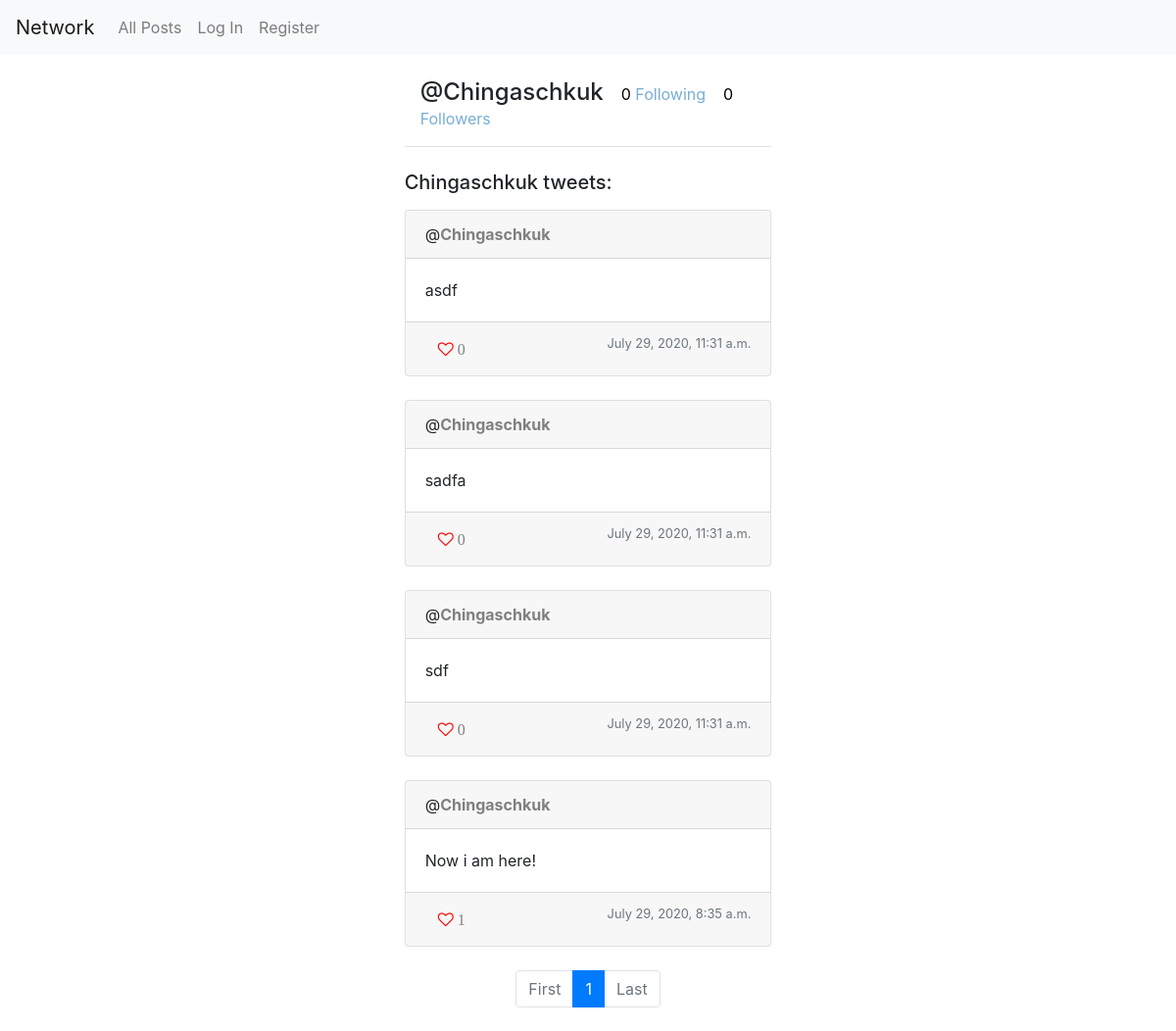
/user/6, run on an earlier commit of the app's database.
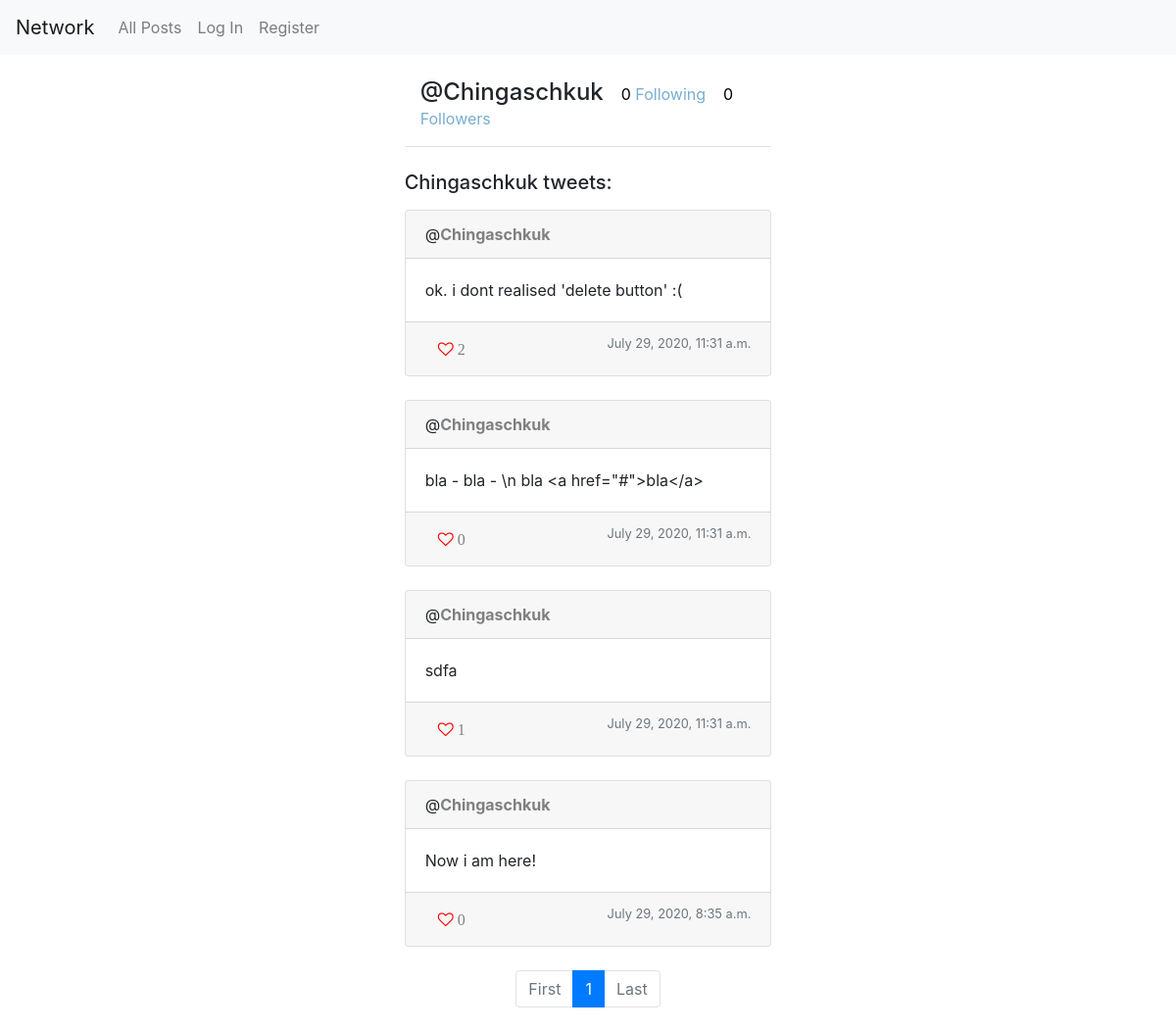
And on a later commit of the database.
### network/models.py (models this page shows, shortened)
class Tweet(models.Model):
    body = models.CharField(max_length=256)
    created_on = models.DateTimeField(auto_now_add=True)
    owner = models.ForeignKey(User, on_delete=models.CASCADE, related_name='tweets')
    likes = models.ManyToManyField(User, blank=True, related_name='favs')
    class Meta:
        ordering = ['-created_on']

class User(AbstractUser):
    folowing = models.ManyToManyField('User', blank=True, related_name='folowers')
    pass

### network/views.py (the view)
# urls.py: path("user/<str:user_id>", views.user_page, name="user"),
def user_page(request, user_id):
    user = get_object_or_404(User, pk=user_id)
    if user != request.user:
        form = None
    elif request.method == "POST":
        form = NewTweet(request.POST)
        if form.is_valid():
            Tweet.objects.create(owner=request.user, body=form.cleaned_data['body'])
            return HttpResponseRedirect(reverse("tweets:index", args=(user_id)))
    else:
        form = NewTweet()
    tweets = Tweet.objects.filter(owner=user_id)
    paginator = Paginator(tweets, 10)
    page_number = request.GET.get('page')
    tweets_on_page = paginator.get_page(page_number)
    return render(request, "network/index.html", {
            "form": form,
            "title": f"{user} tweets:",
            "userpage": user,
            "tweets_page": tweets_on_page
        })

### network/templates/network/index.html (shortened to what this page needs)
{% extends "network/layout.html" %}
{% load static %}
{% block body %}
  <div class="row justify-content-center p-2">
    <div class="col-12 col-sm-10 col-md-6 col-lg-4">
    {% if userpage is not None %}
      <div class="p-3 border-bottom" id="follows_block">
        <span class='h4'>@{{ userpage }}</span>
        <a href="{% url 'tweets:following' userpage.id %}" class="black_text">{{ userpage.folowing.all | length }}<span class='follow_text'> Following</span></a>
        <a href="#" class="black_text">{{ userpage.folowers.all | length }} <span class='follow_text'> Followers</span></a>
      </div>
    {% endif %}
    <div class="pt-4 pb-2">
        <h5 id="title_block">{{ title }}</h5>
    </div>
    {% for tweet in tweets_page %}
      <div class="row-justify pb-4">
        <div class="card">
          <div class="card-header">
            @<a href="{% url 'tweets:user' tweet.owner.id %}" class="hrefuser">{{ tweet.owner }}</a>
          </div>
          <div id="body_{{ tweet.id }}" class="card-body">
            <div id="text_{{ tweet.id }}" data-body="{{ tweet.body }}" class="card-text">
                <span>{{ tweet.body }}</span>
            </div>
          </div>
          <div class="card-footer">
            {% if user in tweet.likes.all %}
                <button class="btn btn-default fa fa-heart likes" data-id="{{ tweet.id }}" style="color:red;">
            {% else %}
                <button class="btn btn-default fa fa-heart-o likes" data-id="{{ tweet.id }}" style="color:red;">
            {% endif %}
              <span id="likes_for_{{ tweet.id }}" style="color:gray;">{{ tweet.likes.all | length }}</span>
            </button>
            <span class="text-muted float-right" style="font-size: 80%;">{{ tweet.created_on }}</span>
          </div>
        </div>
      </div>
    {% endfor %}
    <nav aria-label="navigation">
      <ul class="pagination justify-content-center">
        {% if tweets_page.has_previous %}
          <li class="page-item">
            <a class="page-link" href="?page=1}">First</a>
          </li>
          <li class="page-item">
            <a class="page-link" href="?page={{ tweets_page.previous_page_number }}">{{ tweets_page.previous_page_number }}</a>
          </li>
        {% else %}
          <li class="page-item disabled">
            <a class="page-link" href="#" tabindex="-1">First</a>
          </li>
        {% endif %}
        <li class="page-item active">
            <a class="page-link" href="#">{{ tweets_page.number }}</a>
        </li>
        {% if tweets_page.has_next %}
          <li class="page-item">
            <a class="page-link" href="?page={{ tweets_page.next_page_number }}">{{ tweets_page.next_page_number }}</a>
          </li>
          <li class="page-item">
            <a class="page-link" href="?page={{ tweets_page.paginator.num_pages }}">Last</a>
          </li>
        {% else %}
          <li class="page-item disabled">
            <a class="page-link" href="?page={{ tweets_page.paginator.num_pages }}">Last</a>
          </li>
        {% endif %}
      </ul>
    </nav>
    </div>
  </div>
{% endblock %}

What changed in the data, as far as the page shows it:
changed Tweet: body "asdf" → "ok. i dont realised 'delete button' :("; likes.all|length "0" → "2"
changed Tweet: body "sadfa" → "bla - bla - \\n bla <a href=\"#\">bla</a>"
changed Tweet: body "sdf" → "sdfa"; likes.all|length "0" → "1"
computed for Tweet "Now i am here!": likes.all|length "1" → "0"
